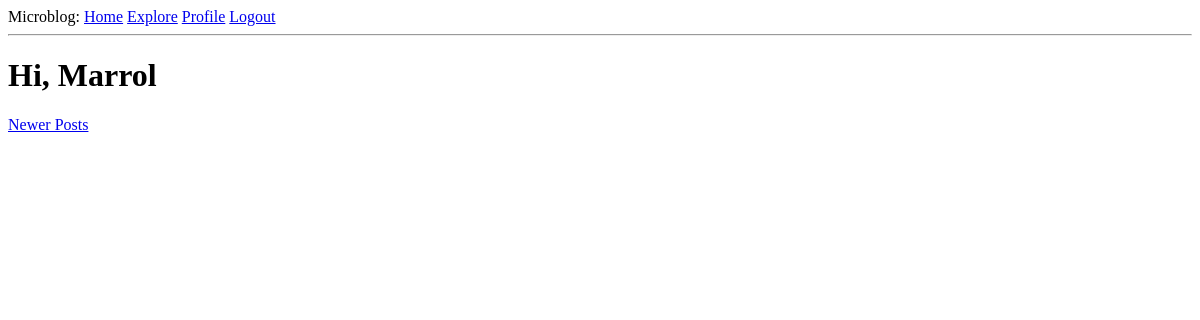
The app's page /explore?page=2 (signed in), older data.
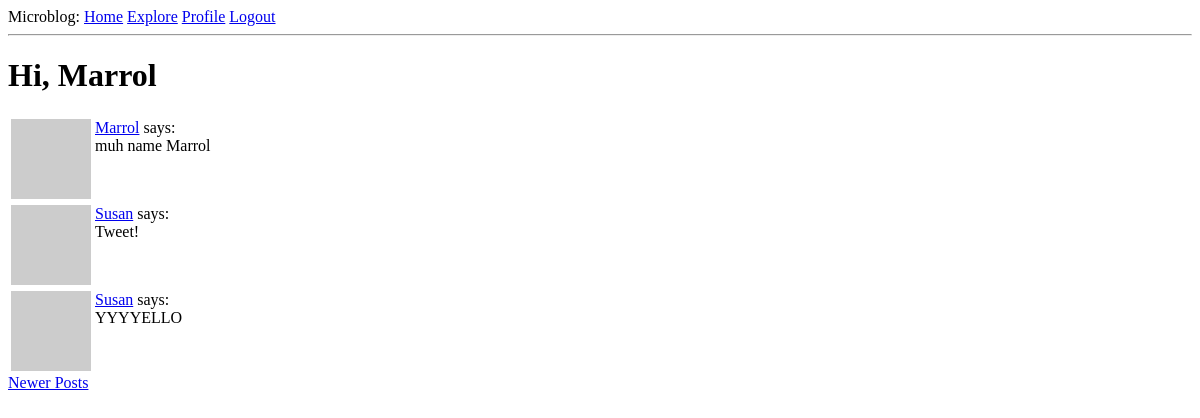
The same page, newer data.
### app/models.py (models this page shows, shortened)
class Post(db.Model):
    id: so.Mapped[int] = so.mapped_column(primary_key=True)
    body: so.Mapped[str] = so.mapped_column(sa.String(140))
    timestamp: so.Mapped[datetime] = so.mapped_column(
        index=True, default=lambda: datetime.now(timezone.utc))
    user_id: so.Mapped[int] = so.mapped_column(sa.ForeignKey(User.id), index=True)
    author: so.Mapped[User] = so.relationship(back_populates='posts')

class User(UserMixin, db.Model):
    id: so.Mapped[int] = so.mapped_column(primary_key=True)
    username: so.Mapped[str] = so.mapped_column(sa.String(64), index=True, unique=True)
    email: so.Mapped[str] = so.mapped_column(sa.String(120), index=True, unique=True)
    password_hash: so.Mapped[Optional[str]] = so.mapped_column(sa.String(256))
    about_me: so.Mapped[Optional[str]] = so.mapped_column(sa.String(140))
    last_seen: so.Mapped[Optional[datetime]] = so.mapped_column(
        default=lambda: datetime.now(timezone.utc))
    posts: so.WriteOnlyMapped['Post'] = so.relationship(back_populates='author')
    following: so.WriteOnlyMapped['User'] = so.relationship(
        secondary=followers,
        primaryjoin=(followers.c.follower_id == id),
        secondaryjoin=(followers.c.followed_id == id),
        back_populates='followers')
    followers: so.WriteOnlyMapped['User'] = so.relationship(
        secondary=followers,
        primaryjoin=(followers.c.followed_id == id),
        secondaryjoin=(followers.c.follower_id == id),
        back_populates='following')
    def avatar(self, size):
        digest = md5(self.email.lower().encode('utf-8')).hexdigest()
        return f'https://www.gravatar.com/avatar/{digest}?d=identicon&s={size}'

### app/routes.py (the view)
@app.route('/explore')
@login_required
def explore():
    page = request.args.get('page', 1, type=int)
    query = sa.select(Post).order_by(Post.timestamp.desc())
    posts = db.paginate(query,
                        page=page,
                        per_page=app.config['POSTS_PER_PAGE'],
                        error_out=False)
    next_url = url_for('explore', page=posts.next_num) if posts.has_next else None
    prev_url = url_for('explore', page=posts.prev_num) if posts.has_prev else None
    return render_template('index.html', title='Explore', posts=posts.items, next_url=next_url, prev_url=prev_url)

### app/models.py (called while the page is built)
@login.user_loader
def load_user(id):
    return db.session.get(User, int(id))

### app/routes.py (called while the page is built)
@app.before_request
def before_request():
    if current_user.is_authenticated:
        current_user.last_seen = datetime.now(timezone.utc)
        db.session.commit()

### app/templates/index.html (shortened to what this page needs)
{% extends "base.html" %}
{% block content %}
    <h1>Hi, {{ current_user.username }}</h1>
    {% for post in posts %}
        {% include '_post.html' %}
    {% endfor %}
    {% if prev_url %}
    <a href="{{ prev_url }}">Newer Posts</a>
    {% endif %}
{% endblock %}

### app/templates/_post.html
<table>
    <tr valign="top">
        <td><img src="{{ post.author.avatar(36) }}"></td>
        <td>
            <a href="{{ url_for('user', username=post.author.username) }}">{{ post.author.username }}</a>
            says:<br>{{ post.body }}</td>
    </tr>
</table>

Row changes from the older to the newer data that the page shows:
added Post: author.username "Marrol", body "muh name Marrol"
added Post: author.username "Susan", body "Tweet!"
added Post: author.username "Susan", body "YYYYELLO"
